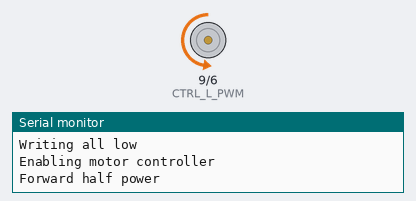
A sketch run on a simulated Arduino Uno, built with avr-gcc and run on an emulated ATmega328P. Shown: motor-driver pin pairs drawn as motors (green arrow = first pin HIGH = forward, orange = second pin HIGH = backward, longer = more drive, scaled by the enable pin), the last lines printed to the serial monitor.

Above: at 1.2 s.
At 2.7 s:
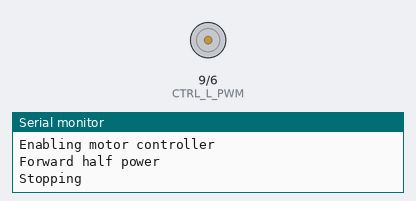
At 4.2 s:
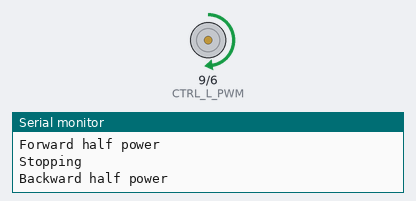
Timing chart, 0 to 7.8 s (numbered marks = the images above):
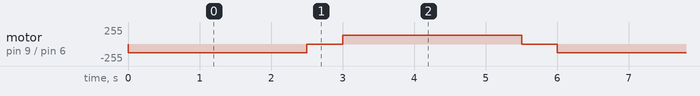

Measured:
- by itself, motor on pin 9 (CTRL_L_PWM) / pin 6 (CTRL_R_PWM): repeats every 6.0 s: stopped 0.50 s, forward 128/255 2.5 s, stopped 0.50 s, backward 128/255 2.5 s

The sketch:

motor_controller.ino
```cpp
// (licence header left out)
// Pins
#define CTRL_L_PWM 9
#define CTRL_R_PWM 6
#define CTRL_ENABLE 8

/**
 * @brief Setup run once
 *
 */

void setup() {
    // Debug
    Serial.begin(115200);

    // Set pinmode
    Serial.println("Setting outputs");
    pinMode(CTRL_ENABLE, OUTPUT);
    pinMode(CTRL_L_PWM, OUTPUT);
    pinMode(CTRL_R_PWM, OUTPUT);

    // Set all to low
    Serial.println("Writing all low");
    digitalWrite(CTRL_ENABLE, LOW);
    digitalWrite(CTRL_L_PWM, LOW);
    digitalWrite(CTRL_R_PWM, LOW);

    // Enable
    Serial.println("Enabling motor controller");
    digitalWrite(CTRL_ENABLE, HIGH);

}

/**
 * @brief Loop
 *
 */

void loop() {
    // Forwards
    Serial.println("Forward half power");
    analogWrite(CTRL_R_PWM, 128);
    delay(2500);

    // Stop
    Serial.println("Stopping");
    analogWrite(CTRL_R_PWM, 0);
    delay(500);

    // Backwards
    Serial.println("Backward half power");
    analogWrite(CTRL_L_PWM, 128);
    delay(2500);

    // Stop
    Serial.println("Stopping");
    analogWrite(CTRL_L_PWM, 0);
    delay(500);

}
```
